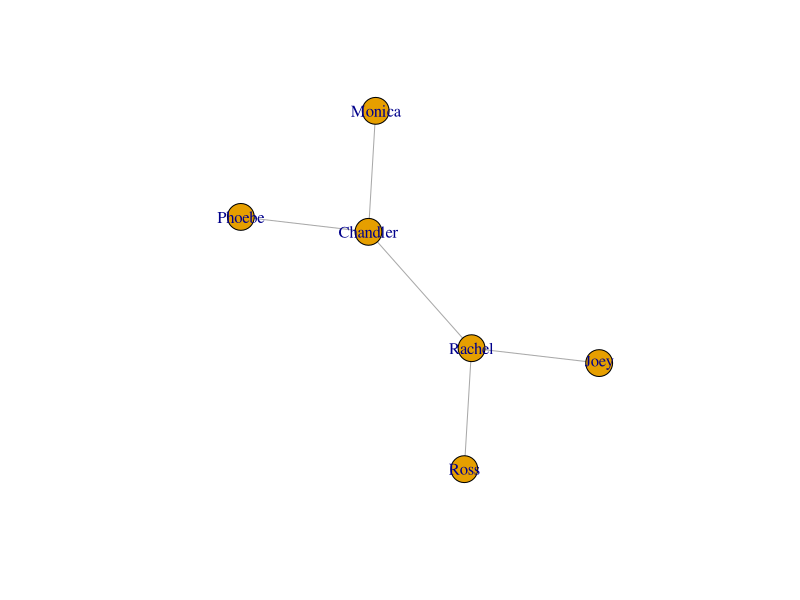
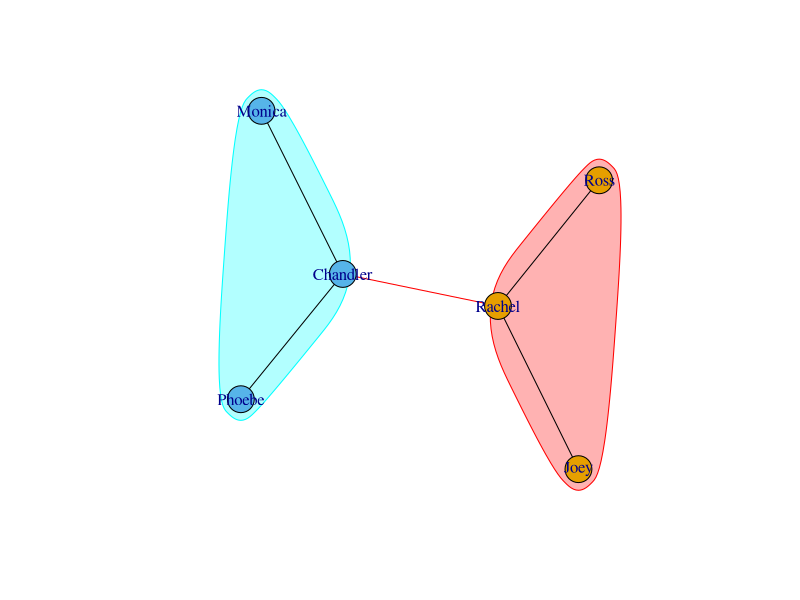

Generate these figures, in order, with R:
library(igraph)

friend_graph = graph_from_literal(Ross--Rachel,Joey--Rachel,Rachel--Chandler,Chandler--Monica,Chandler--Phoebe)
plot(friend_graph)
friend_communities = cluster_louvain(friend_graph)
plot(friend_communities,friend_graph)
